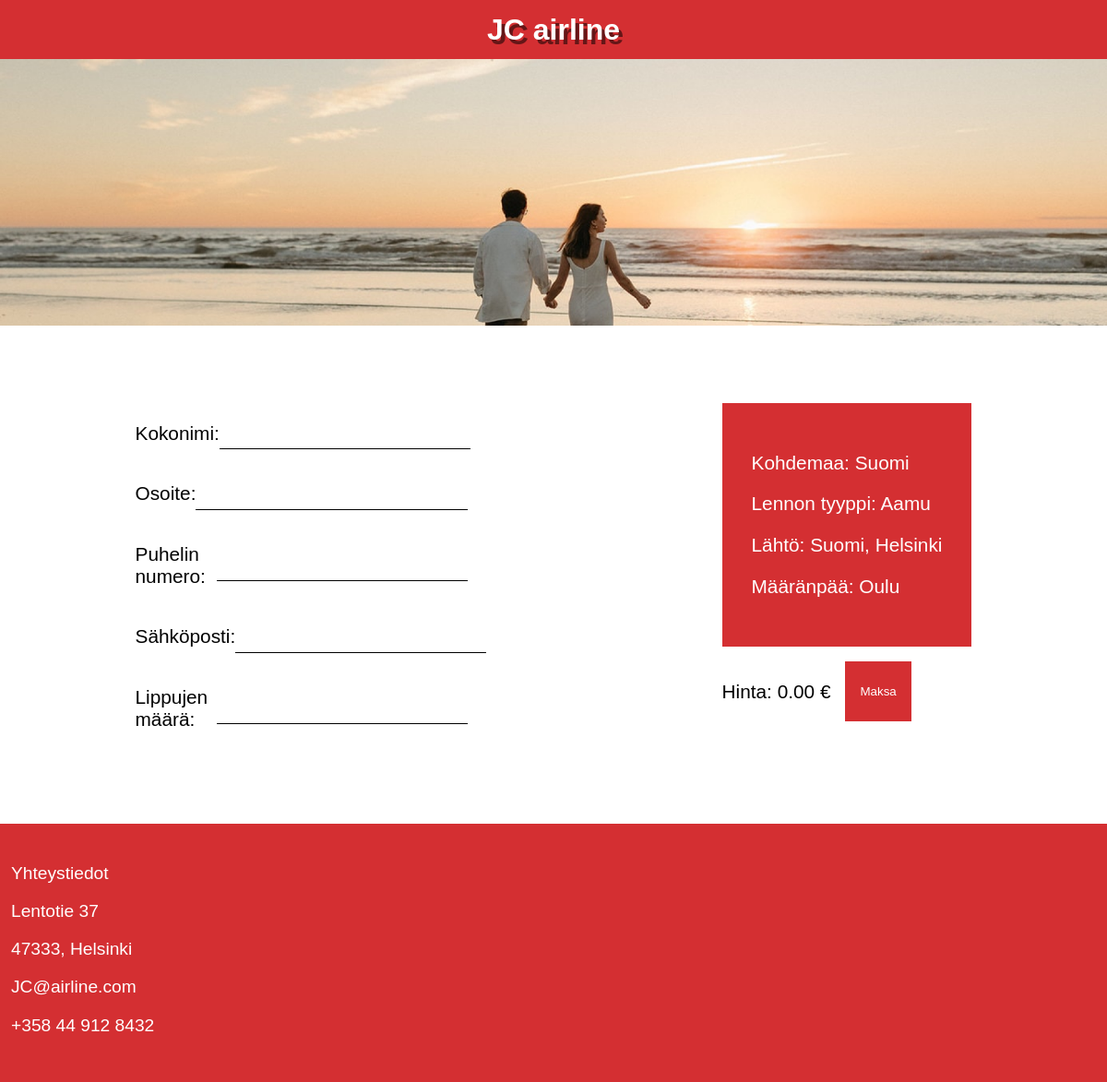
Screenshot of /third_page.php?LentoID=1 with the database file from the repository.
### tables this page shows
CREATE TABLE `lennot` (
  `LentoID` int(11) NOT NULL,
  `Kohdemaa` varchar(255) NOT NULL,
  `Kaupunki` varchar(255) NOT NULL,
  `Aika` varchar(255) NOT NULL,
  `Kone` varchar(20) NOT NULL,
  `LipunHinta` decimal(10,2) NOT NULL,
  `VapaatPaikat` int(11) NOT NULL
);

### third_page.php (the view, shortened to what this page needs)
<?php
$servername = "127.0.0.1";
$username = "root";
$password = "";
$dbname = "jcairline_db";
$port = 3307;
$conn = new mysqli($servername, $username, $password, $dbname, $port);
$flightID = isset($_GET['LentoID']) ? intval($_GET['LentoID']) : 0;
$flight = null;
if ($flightID > 0) {
    $sql = "SELECT * FROM lennot WHERE LentoID = $flightID";
    $result = $conn->query($sql);
    if ($result && $result->num_rows > 0) {
        $flight = $result->fetch_assoc();
    } else {
        error_log("No flight found for ID: $flightID");
    }
}
?>
<!DOCTYPE html>
<html lang="en">
<head>
    <link rel="stylesheet" href="../sivusto/styles/maksu.css">
</head>
<body>
    <header>
        <div class="redBox">
            <a href="index.php" class="jcairlineText" style="text-decoration: none;">
                JC airline
            </a>
        </div>
        <img class="bannerImg" src="../sivusto/img/image 3.png" alt="Banner Image">
    </header>
    <div class="container">
        <div class="leftPanel">
            <form id="paymentForm" action="process_payment.php" method="POST">
                <div class="lineInputs">
                    <p class="FirstnameLastname">Kokonimi:</p>
                    <input type="text" name="firstname" required>
                </div>
                <div class="lineInputs">
                    <p class="address">Osoite:</p>
                    <input type="text" name="address" required>
                </div>
                <div class="lineInputs">
                    <p class="Phonenumber">Puhelin numero:</p>
                    <input type="text" name="phonenumber" required>
                </div>
                <div class="lineInputs">
                    <p class="eMail">Sähköposti:</p>
                    <input type="email" name="email" required>
                </div>
                <div class="lineInputs">
                    <p class="tickets">Lippujen määrä:</p>
                    <input type="number" id="tickets" name="ticket_count" min="1" oninput="updatePrice()" required>
                </div>
            </form>
        </div>
        <div class="rightPanel" >
            <?php if ($flight): ?>
                <div class="rightPanelContent">
                    <p class="country">Kohdemaa: <?php echo htmlspecialchars($flight['Kohdemaa']); ?></p>
                    <p class="flightType">Lennon tyyppi: <?php echo htmlspecialchars($flight['Aika']); ?></p>
                    <p class="parture">Lähtö: Suomi, Helsinki</p>
                    <p class="departure">Määränpää: <?php echo htmlspecialchars($flight['Kaupunki']); ?></p>
                </div>
                <div style="display: flex;">
                    <p id="price" class="price" style="color: black;">Hinta: 0.00 €</p>
                    <button type="button" class="payBtn" onclick="submitForm()">Maksa</button>
                </div>
            <?php else: ?>
                <p>Invalid flight selection.</p>
            <?php endif; ?>
        </div>
    </div>
    <footer>
        <div class="footerParagraphs">
            <p>Yhteystiedot</p>
            <p>Lentotie 37</p>
            <p>47333, Helsinki</p>
            <p>JC@airline.com</p>
            <p>+358 44 912 8432</p>
        </div>
    </footer>
</body>
</html>

### styles/maksu.css (style rules this page uses)
html, body { margin: 0; padding: 0; }
body { font-family: "Readex Pro", sans-serif; font-optical-sizing: auto; font-style: normal; overflow-x: hidden; }
footer { background-color: #D42F32; width: 100vw; height: 35vh; margin-top: 10vh; }
.redBox { width: 100vw; height: 8vh; background-color: #D42F32; align-content: center; text-align: center; }
.container { display: flex; justify-content: center; column-gap: 3vw; }
.container p { font-size: 1.3rem; }
.bannerImg { width: 100vw; margin-bottom: 5rem; }
.jcairlineText { margin: 0; padding: 0; font-weight: 700; font-size: 2em; color: white; text-shadow: 4px 5px #00000086; }
.footerParagraphs { padding-top: 3vh; }
.footerParagraphs p { color: white; font-size: 1.2em; margin-left: 1vw; }
.lineInputs { display: flex; width: 25vw; align-items: center; }
.lineInputs input { flex: 1; height: 4vh; border: none; border-bottom: 1px solid black; font-size: 1.3rem; }
.leftPanel { width: 25vw; }
.rightPanelContent { background-color: #D42F32; padding: 2rem; }
.rightPanel { display: flex; flex-direction: column; gap: 1em; }
.rightPanel p { color: white; }
.price { margin-right: 1rem; }
button { background-color: #D42F32; padding: 1rem; border: 0; color: white; }
@media screen and (max-width: 1200px) { .leftPanel { width: 50vw; } }
@media screen and (max-width: 1200px) { .lineInputs { width: 30vw; } }

### rows the page displays
lennot: Kohdemaa "Suomi", Aika "Aamu", Kaupunki "Oulu"
